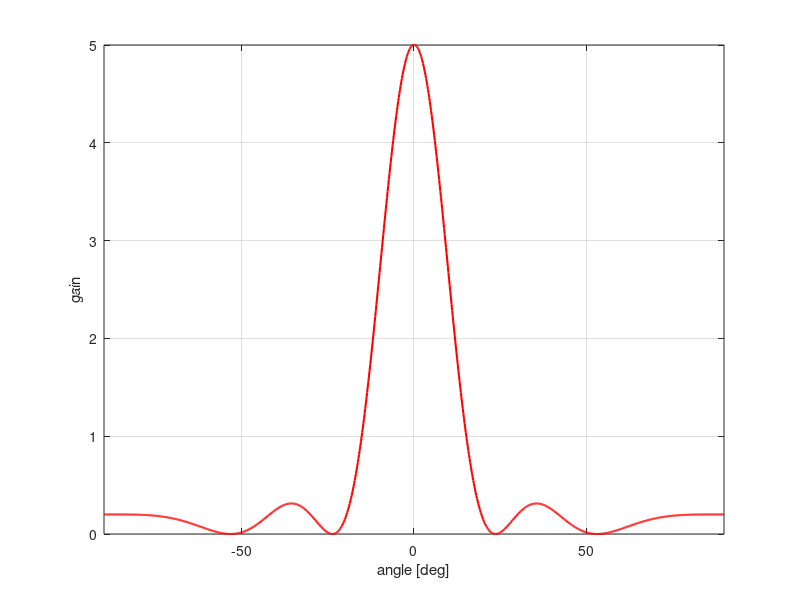
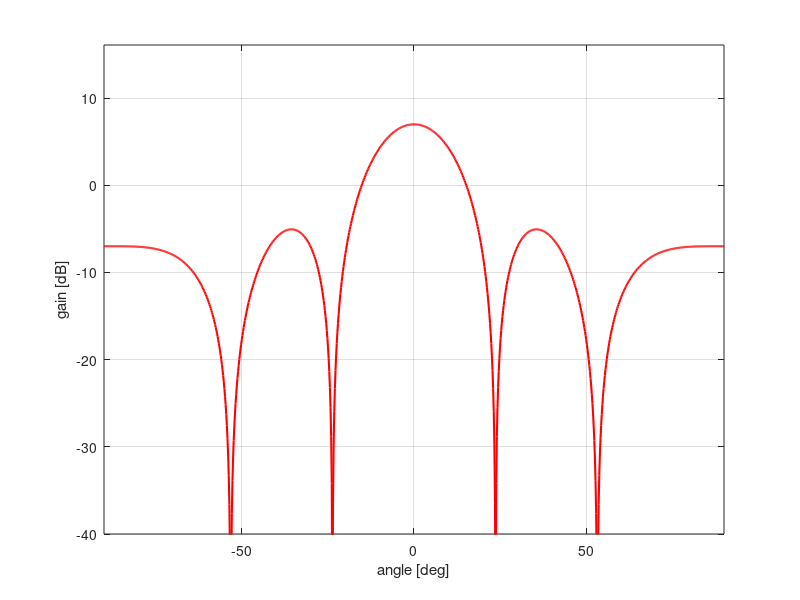

These charts were generated, in order, by the following MATLAB code: (Note: this script raises an error after producing the figures.)
clear all; 
close all; 
format short e; 

% Simulation parameters :
% -------------------------

f = 3.6e9; % frequency [GHz]
c = 3e8; % light velocity [m]
d = c/f; %distance between two antennas [m]

M=input('number of antenna : M >> '); 

step = 1000-1; % set the number of points for the graphical representation
theta = [0:pi/step:pi];
gamma = pi*sin(theta);

% M*1 steering vector
S = zeros(M,length(theta));
for m = 0:1:(M-1)
    S(m+1,:)=exp(-j*m*gamma);
end;

% Generation of 1*M beamformer vector
one = zeros(1,M);
one(1:end)=1;
B = (1/sqrt(M))*one;

% Computation of the gain
gain = (abs(B*S)).^2;
y = circshift(gain(1,:),length(gain(1,:))/2);



% g vs linear theta
figure(1);
x = [-90:(180/step):90];
plot(x,y,'r','LineWidth',1.5);
##title({"ULA with M = "+ num2str(M) + "  radiation pattern"});
axis([-90 90 0 max(gain(1,:))]);
xlabel('angle [deg]')
ylabel('gain')
grid;

% g[dB] vs linear theta
figure(2);
x = [-90:(180/step):90];
plot(x,10*log10(y),'r','LineWidth',1.5);
##title({"ULA with M = "+ num2str(M) + "  radiation pattern"});
axis([-90 90 -40 max(10*log(y))]);
xlabel('angle [deg]')
ylabel('gain [dB]')
grid;

% g vs polar theta
figure(3);
polarplot(theta, gain(1,:), 'r',-theta, gain(1,:), 'r', 'LineWidth', 2);
ax = gca;
ax.ThetaZeroLocation = 'top';
ax.ThetaDir = 'counterclockwise';
ax.ThetaLim = [-90 90];
##title({"ULA with M = "+ num2str(M) + "  radiation pattern"});

